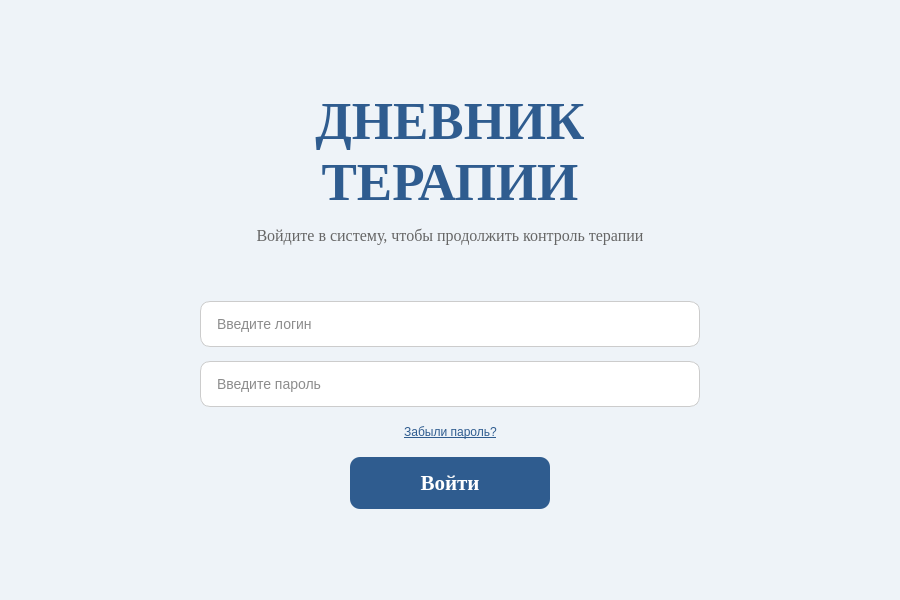
<?xml version="1.0" encoding="UTF-8"?>
<ui version="4.0">
 <class>LoginWindow</class>
 <widget class="QMainWindow" name="LoginWindow">
  <property name="geometry">
   <rect><x>0</x><y>0</y><width>900</width><height>600</height></rect>
  </property>
  <property name="windowTitle"><string>Авторизация</string></property>
  <property name="styleSheet">
   <string notr="true">QMainWindow { background-color: #EEF3F8; }
QLabel { color: #1A1A1A; background-color: transparent; }
QLineEdit { background-color: #FFFFFF; color: #1A1A1A; border: 1px solid #CCCCCC; border-radius: 10px; padding: 10px 14px; font-family: "Times New Roman"; font-size: 14px; }
QLineEdit::placeholder { color: #999999; }
QLineEdit:focus { border: 2px solid #2F5C8F; }
QPushButton { outline: none; }
QPushButton:focus { outline: none; }</string>
  </property>
  <widget class="QWidget" name="centralwidget">
   <layout class="QGridLayout" name="gridLayout">
    <property name="leftMargin"><number>0</number></property>
    <property name="topMargin"><number>0</number></property>
    <property name="rightMargin"><number>0</number></property>
    <property name="bottomMargin"><number>0</number></property>
    <property name="horizontalSpacing"><number>0</number></property>
    <property name="verticalSpacing"><number>0</number></property>

    <item row="0" column="0">
     <widget class="QFrame" name="leftBubblesFrame">
      <property name="minimumSize"><size><width>120</width><height>0</height></size></property>
      <property name="maximumSize"><size><width>180</width><height>16777215</height></size></property>
      <property name="styleSheet"><string notr="true">background-color: transparent; border: none;</string></property>
      <layout class="QVBoxLayout" name="leftBubblesLayout">
       <property name="leftMargin"><number>0</number></property>
       <property name="topMargin"><number>0</number></property>
       <property name="rightMargin"><number>0</number></property>
       <property name="bottomMargin"><number>0</number></property>
       <item><widget class="QLabel" name="leftBubblesLabel">
        <property name="text"><string/></property>
        <property name="alignment"><set>Qt::AlignCenter</set></property>
       </widget></item>
      </layout>
     </widget>
    </item>

    <item row="0" column="1">
     <layout class="QVBoxLayout" name="centerLayout">
      <property name="spacing"><number>14</number></property>
      <property name="leftMargin"><number>80</number></property>
      <property name="topMargin"><number>50</number></property>
      <property name="rightMargin"><number>80</number></property>
      <property name="bottomMargin"><number>50</number></property>

      <item><spacer name="topSpacer">
       <property name="orientation"><enum>Qt::Vertical</enum></property>
       <property name="sizeHint" stdset="0"><size><width>20</width><height>20</height></size></property>
      </spacer></item>

      <item>
       <widget class="QLabel" name="titleLabel">
        <property name="font"><font><family>Times New Roman</family><pointsize>40</pointsize><bold>true</bold></font></property>
        <property name="styleSheet"><string notr="true">color: #2F5C8F; background-color: transparent;</string></property>
        <property name="text"><string>ДНЕВНИК
ТЕРАПИИ</string></property>
        <property name="alignment"><set>Qt::AlignCenter</set></property>
       </widget>
      </item>

      <item>
       <widget class="QLabel" name="welcomeLabel">
        <property name="font"><font><family>Times New Roman</family><pointsize>12</pointsize></font></property>
        <property name="styleSheet"><string notr="true">color: #666666; background-color: transparent;</string></property>
        <property name="text"><string>Войдите в систему, чтобы продолжить контроль терапии</string></property>
        <property name="alignment"><set>Qt::AlignCenter</set></property>
        <property name="wordWrap"><bool>true</bool></property>
       </widget>
      </item>

      <item><spacer name="middleSpacer">
       <property name="orientation"><enum>Qt::Vertical</enum></property>
       <property name="sizeHint" stdset="0"><size><width>20</width><height>20</height></size></property>
      </spacer></item>

      <item>
       <widget class="QLineEdit" name="loginLine">
        <property name="minimumSize"><size><width>0</width><height>46</height></size></property>
        <property name="placeholderText"><string>Введите логин</string></property>
       </widget>
      </item>

      <item>
       <widget class="QLineEdit" name="passwrdLine">
        <property name="minimumSize"><size><width>0</width><height>46</height></size></property>
        <property name="echoMode"><enum>QLineEdit::Password</enum></property>
        <property name="placeholderText"><string>Введите пароль</string></property>
       </widget>
      </item>

      <item>
       <layout class="QHBoxLayout" name="forgotLayout">
        <item><spacer name="forgotLeftSpacer">
         <property name="orientation"><enum>Qt::Horizontal</enum></property>
         <property name="sizeHint" stdset="0"><size><width>40</width><height>20</height></size></property>
        </spacer></item>
        <item>
         <widget class="QPushButton" name="forgotPasswordBtn">
          <property name="cursor"><cursorShape>PointingHandCursor</cursorShape></property>
          <property name="styleSheet">
           <string notr="true">QPushButton { background-color: transparent; color: #2F5C8F; border: none; text-decoration: underline; font-family: "Times New Roman"; font-size: 12px; padding: 4px; }
QPushButton:hover { color: #1E4470; }
QPushButton:focus { outline: none; }</string>
          </property>
          <property name="text"><string>Забыли пароль?</string></property>
         </widget>
        </item>
        <item><spacer name="forgotRightSpacer">
         <property name="orientation"><enum>Qt::Horizontal</enum></property>
         <property name="sizeHint" stdset="0"><size><width>40</width><height>20</height></size></property>
        </spacer></item>
       </layout>
      </item>

      <item>
       <layout class="QHBoxLayout" name="buttonLayout">
        <item><spacer name="buttonLeftSpacer">
         <property name="orientation"><enum>Qt::Horizontal</enum></property>
         <property name="sizeHint" stdset="0"><size><width>40</width><height>20</height></size></property>
        </spacer></item>
        <item>
         <widget class="QPushButton" name="btnEnter">
          <property name="minimumSize"><size><width>200</width><height>52</height></size></property>
          <property name="maximumSize"><size><width>200</width><height>52</height></size></property>
          <property name="font"><font><family>Times New Roman</family><pointsize>16</pointsize><bold>true</bold></font></property>
          <property name="styleSheet">
           <string notr="true">QPushButton { background-color: #2F5C8F; color: #FFFFFF; border: none; border-radius: 10px; padding: 0px; }
QPushButton:hover { background-color: #1E4470; }
QPushButton:pressed { background-color: #163257; }
QPushButton:focus { outline: none; }</string>
          </property>
          <property name="text"><string>Войти</string></property>
         </widget>
        </item>
        <item><spacer name="buttonRightSpacer">
         <property name="orientation"><enum>Qt::Horizontal</enum></property>
         <property name="sizeHint" stdset="0"><size><width>40</width><height>20</height></size></property>
        </spacer></item>
       </layout>
      </item>

      <item><spacer name="bottomSpacer">
       <property name="orientation"><enum>Qt::Vertical</enum></property>
       <property name="sizeHint" stdset="0"><size><width>20</width><height>20</height></size></property>
      </spacer></item>
     </layout>
    </item>

    <item row="0" column="2">
     <widget class="QFrame" name="rightBubblesFrame">
      <property name="minimumSize"><size><width>120</width><height>0</height></size></property>
      <property name="maximumSize"><size><width>180</width><height>16777215</height></size></property>
      <property name="styleSheet"><string notr="true">background-color: transparent; border: none;</string></property>
      <layout class="QVBoxLayout" name="rightBubblesLayout">
       <property name="leftMargin"><number>0</number></property>
       <property name="topMargin"><number>0</number></property>
       <property name="rightMargin"><number>0</number></property>
       <property name="bottomMargin"><number>0</number></property>
       <item><widget class="QLabel" name="rightBubblesLabel">
        <property name="text"><string/></property>
        <property name="alignment"><set>Qt::AlignCenter</set></property>
       </widget></item>
      </layout>
     </widget>
    </item>
   </layout>
  </widget>
 </widget>
 <resources/>
 <connections/>
</ui>
